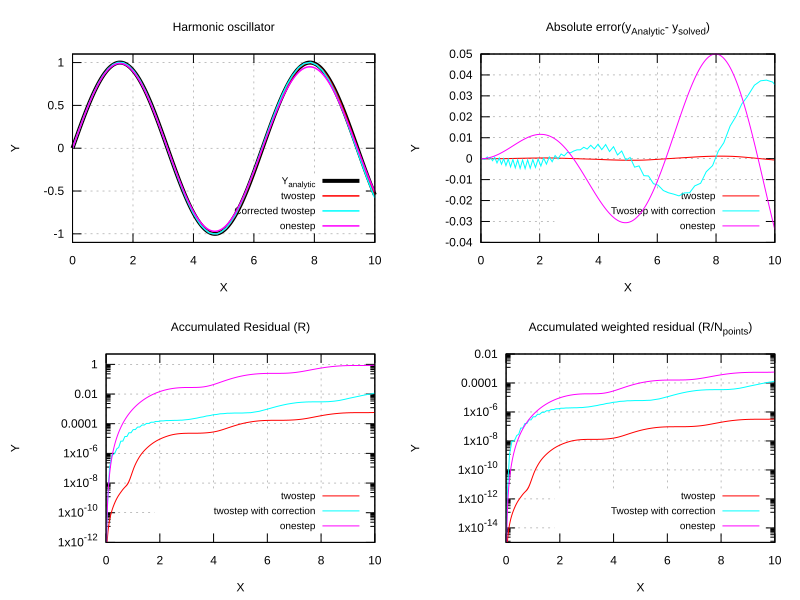

Write the gnuplot code that produced this figure.
set terminal svg background "white" size 800,600
set multiplot layout 2,2

set xlabel "X"; set ylabel "Y"
set grid
set title "Oscillator no friction"
y(x)=sin(x)
yprime(x)=cos(x)

set key bottom right
set key font ",10"
set yrange [-1.1:1.1]
set title "Harmonic oscillator"

plot "out.txt" index 0 using 1:3 with lines lw 4 linecolor rgb "black" title "Y_{analytic}",\
"out.txt" index 0 using 1:2 with lines lw 1.5 dt 1 linecolor rgb "red" title "twostep",\
"out.txt" index 1 using 1:2 with lines lw 1.5 dt 1 linecolor rgb "cyan" title "Corrected twostep",\
"out.txt" index 2 using 1:2 with lines lw 1.5 dt 1 linecolor rgb "magenta" title "onestep"

unset yrange
set title "Absolute error(y_{Analytic} - y_{solved}) "
plot "out.txt" index 0 using 1:6 with lines linecolor rgb "red" title "twostep",\
"out.txt" index 1 using 1:6 with lines linecolor rgb "cyan" title "Twostep with correction",\
"out.txt" index 2 using 1:6 with lines linecolor rgb "magenta" title "onestep",\



set logscale y
set yrange [10e-13:5]
set title "Accumulated Residual (R)"

plot "out.txt" index 0 using 1:4 with lines linecolor rgb "red" title "twostep",\
"out.txt" index 1 using 1:4 with lines linecolor rgb "cyan" title "twostep with correction",\
"out.txt" index 2 using 1:4 with lines linecolor rgb "magenta" title  "onestep"


set yrange [10e-16:10e-3]
set logscale y
set title "Accumulated weighted residual (R/N_{points})"

plot "out.txt" index 0 using 1:5 with  lines linecolor rgb "red" title "twostep",\
"out.txt" index 1 using 1:5 with lines linecolor rgb "cyan" title "Twostep with correction",\
"out.txt" index 2 using 1:5 with lines linecolor rgb "magenta" title "onestep"







#unset multiplot
